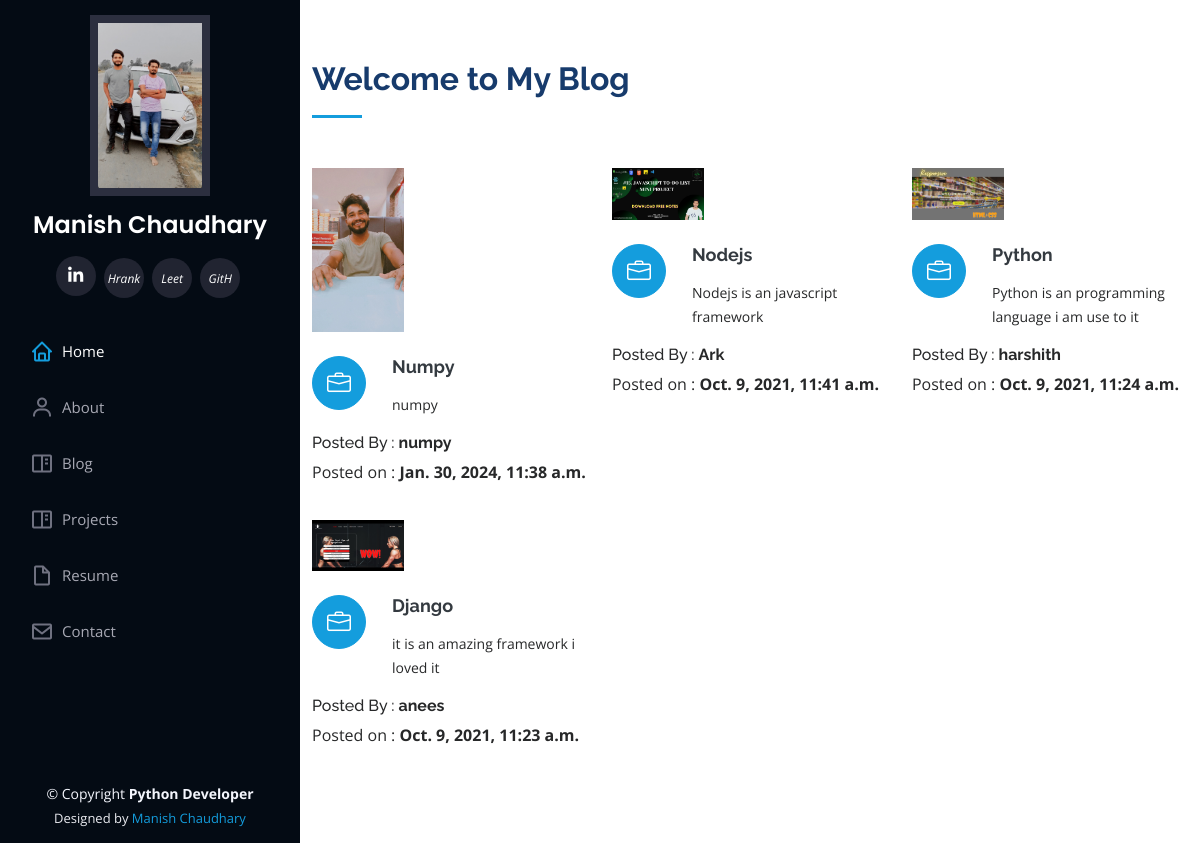
Page /blog on the committed database.
### portfolio/models.py (models this page shows, shortened)
class Blogs(models.Model):
    title=models.CharField(max_length=60)
    description=models.TextField()
    authname=models.CharField(max_length=15)
    img=models.ImageField(upload_to='blog',blank=True,null=True)
    timeStamp=models.DateTimeField(auto_now_add=True,blank=True)

### portfolio/views.py (the view)
# urls.py: path('blog',views.handleblog,name='handleblog'),
def handleblog(request):
    posts=Blogs.objects.all()
    context={"posts":posts}
    return render(request,'handleblog.html',context)

### templates/handleblog.html (shortened to what this page needs)
{% extends 'basic.html' %}
{% block body %}
{% load static %}
<section id="services" class="services">
      <div class="container">
        <div class="section-title">
          <h2>Welcome to My Blog</h2>
        </div>
        <div class="row">
{% for post in posts reversed %}
          <div class="col-lg-4 col-md-6 icon-box" data-aos="fade-up">
            <div class="col-lg-4" data-aos="fade-right">
            <img src="{{post.img.url}}" class="img-fluid" alt="no-image">
          </div>
          <br>
            <div class="icon"><i class="bi bi-briefcase"></i></div>
            <h4 class="title"><a href="">{{post.title}}</a></h4>
            <p class="description">{{post.description}}</p>
            <h6>Posted By : <b>{{post.authname}} </b></h6>
            <p>Posted on : <b>{{post.timeStamp}} </b></p>
          </div>
{% endfor %}
        </div>
      </div>
    </section>
{% endblock body %}

### templates/basic.html (shortened to what this page needs)
{% load static %}
<!DOCTYPE html>
<html lang="en">
<head>
  <link href="{% static 'assets/vendor/aos/aos.css' %}" rel="stylesheet">
  <link href="{% static 'assets/vendor/bootstrap/css/bootstrap.min.css' %}" rel="stylesheet">
  <link href="{% static 'assets/vendor/bootstrap-icons/bootstrap-icons.css' %}" rel="stylesheet">
  <link href="{% static 'assets/vendor/boxicons/css/boxicons.min.css' %}" rel="stylesheet">
  <link href="{% static 'assets/vendor/glightbox/css/glightbox.min.css' %}" rel="stylesheet">
  <link href="{% static 'assets/vendor/swiper/swiper-bundle.min.css' %}" rel="stylesheet">
  <link href="{% static 'assets/css/style.css' %}" rel="stylesheet">
</head>
<body>
  <header id="header">
    <div class="d-flex flex-column">
      <div class="profile">
        <img src="{% static 'assets/img/manish_photo_manjesh.jpg' %}" alt="" class="img-fluid rounded-square-width-50%">
        <h1 class="text-light"><a href="index.html">Manish Chaudhary</a></h1>
        <div class="social-links mt-3 text-center">
          <a href="https://www.linkedin.com/in/manish-chaudhary-6b12861a3/"  class="linkedin"><i class="bx bxl-linkedin"></i></a>
          <a href="https://www.hackerrank.com/profile/chaudharymanis14" class="hackerrank"><i style="font-size: 12px;">Hrank</i>
          </a>
          <a href="https://leetcode.com/ManishChaudhary1122/" class="hackerrank"><i style="font-size: 12px;">Leet</i>
          </a>
          <a href="https://github.com/ManishChaudharyIT" class="hackerrank"><i style="font-size: 12px;">GitH</i>
          </a>
        </div>
      </div>
      <nav id="navbar" class="nav-menu navbar">
        <ul>
          <li><a href="/" class="nav-link scrollto active"><i class="bx bx-home"></i> <span>Home</span></a></li>
          <li><a href="/about" class="nav-link scrollto"><i class="bx bx-user"></i> <span>About</span></a></li>
          <li><a href="/blog" class="nav-link scrollto"><i class="bx bx-book-content"></i> <span>Blog</span></a></li>
          <li><a href="/project" class="nav-link scrollto"><i class="bx bx-book-content"></i> <span>Projects</span></a></li>
          <li><a href="/resume" class="nav-link scrollto"><i class="bx bx-file-blank"></i> <span>Resume</span></a></li>
          <li><a href="/contact" class="nav-link scrollto"><i class="bx bx-envelope"></i> <span>Contact</span></a></li>
        </ul>
      </nav>
    </div>
  </header>
  <main id="main">
  {% block body %}
  {% endblock body %}
  </main>
  <footer id="footer">
    <div class="container">
      <div class="copyright">
        &copy; Copyright <strong><span>Python Developer</span></strong>
      </div>
      <div class="credits">
        Designed by <a href="">Manish Chaudhary</a>
      </div>
    </div>
  </footer>
</body>
</html>

### static/assets/css/style.css (style rules this page uses)
body { font-family: "Open Sans", sans-serif; color: #272829; }
a { color: #149ddd; text-decoration: none; }
h1, h2, h3, h4, h5, h6 { font-family: "Raleway", sans-serif; }
#header { position: fixed; top: 0; left: 0; bottom: 0; width: 300px; transition: all ease-in-out 0.5s; z-index: 9997; transition: all 0.5s; padding: 0 15px; background: #040b14; overflow-y: auto; }
#header .profile img { margin: 15px auto; display: block; width: 120px; border: 8px solid #2c2f3f; }
#header .profile h1 { font-size: 24px; margin: 0; padding: 0; font-weight: 600; -moz-text-align-last: center; text-align-last: center; font-family: "Poppins", sans-serif; }
#header .profile h1 a, #header .profile h1 a:hover { color: #fff; text-decoration: none; }
#header .profile .social-links a { font-size: 20px; display: inline-block; background: #212431; color: #fff; line-height: 1; padding: 8px 0; margin-right: 4px; border-radius: 50%; text-align: center; width: 40px; height: 40px; transition: 0.3s; }
#main { margin-left: 300px; }
.nav-menu { padding: 30px 0 0 0; }
.nav-menu * { margin: 0; padding: 0; list-style: none; }
.nav-menu > ul > li { position: relative; white-space: nowrap; }
.nav-menu a, .nav-menu a:focus { display: flex; align-items: center; color: #a8a9b4; padding: 12px 15px; margin-bottom: 8px; transition: 0.3s; font-size: 15px; }
.nav-menu a i, .nav-menu a:focus i { font-size: 24px; padding-right: 8px; color: #6f7180; }
.nav-menu a:hover, .nav-menu .active, .nav-menu .active:focus, .nav-menu li:hover > a { text-decoration: none; color: #fff; }
.nav-menu a:hover i, .nav-menu .active i, .nav-menu .active:focus i, .nav-menu li:hover > a i { color: #149ddd; }
section { padding: 60px 0; overflow: hidden; }
.section-title { padding-bottom: 30px; }
.section-title h2 { font-size: 32px; font-weight: bold; margin-bottom: 20px; padding-bottom: 20px; position: relative; color: #173b6c; }
.section-title h2::after { content: ""; position: absolute; display: block; width: 50px; height: 3px; background: #149ddd; bottom: 0; left: 0; }
.services .icon-box { margin-bottom: 20px; }
.services .icon { float: left; display: flex; align-items: center; justify-content: center; width: 54px; height: 54px; background: #149ddd; border-radius: 50%; transition: 0.5s; border: 1px solid #149ddd; }
.services .icon i { color: #fff; font-size: 24px; line-height: 0; }
.services .title { margin-left: 80px; font-weight: 700; margin-bottom: 15px; font-size: 18px; }
.services .title a { color: #343a40; }
.services .description { margin-left: 80px; line-height: 24px; font-size: 14px; }
#footer { padding: 15px; color: #f4f6fd; font-size: 14px; position: fixed; left: 0; bottom: 0; width: 300px; z-index: 9999; background: #040b14; }
#footer .copyright { text-align: center; }
#footer .credits { padding-top: 5px; text-align: center; font-size: 13px; color: #eaebf0; }

### rows in the picture
Blogs: img (picture), title "Numpy", description "numpy", authname "numpy", timeStamp "Jan. 30, 2024, 11:38 a.m."
Blogs: img (picture), title "Nodejs", description "Nodejs is an javascript framework", authname "Ark", timeStamp "Oct. 9, 2021, 11:41 a.m."
Blogs: img (picture), title "Python", description "Python is an programming language i am use to it", authname "harshith", timeStamp "Oct. 9, 2021, 11:24 a.m."
Blogs: img (picture), title "Django", description "it is an amazing framework i loved it", authname "anees", timeStamp "Oct. 9, 2021, 11:23 a.m."
